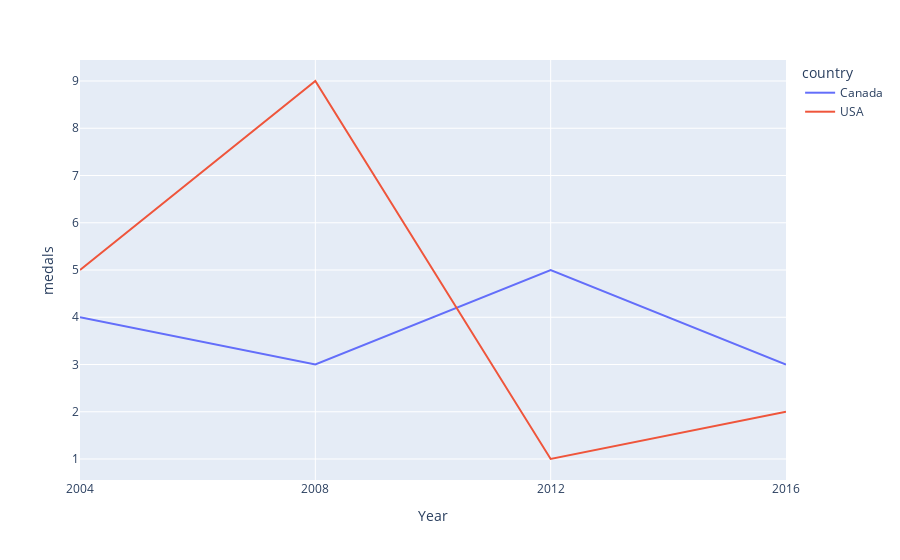

Here is the notebook cell this chart was saved with:
### Code cell
fig.show()

### Figure 1 — Plotly figure (JSON) as saved in the notebook; plotly's stock layout.template omitted (floating-point values rounded to 4 significant figures)
{"data": [{"hovertemplate": "country=Canada<br>Year=%{x}<br>medals=%{y}<extra></extra>", "legendgroup": "Canada", "line": {"color": "#636efa", "dash": "solid"}, "marker": {"symbol": "circle"}, "mode": "lines", "name": "Canada", "orientation": "v", "showlegend": true, "type": "scatter", "x": ["2004", "2008", "2012", "2016"], "xaxis": "x", "y": [4, 3, 5, 3], "yaxis": "y"}, {"hovertemplate": "country=USA<br>Year=%{x}<br>medals=%{y}<extra></extra>", "legendgroup": "USA", "line": {"color": "#EF553B", "dash": "solid"}, "marker": {"symbol": "circle"}, "mode": "lines", "name": "USA", "orientation": "v", "showlegend": true, "type": "scatter", "x": ["2004", "2008", "2012", "2016"], "xaxis": "x", "y": [5, 9, 1, 2], "yaxis": "y"}], "layout": {"legend": {"title": {"text": "country"}, "tracegroupgap": 0}, "margin": {"t": 60}, "xaxis": {"anchor": "y", "domain": [0, 1], "title": {"text": "Year"}}, "yaxis": {"anchor": "x", "domain": [0, 1], "title": {"text": "medals"}}}}
